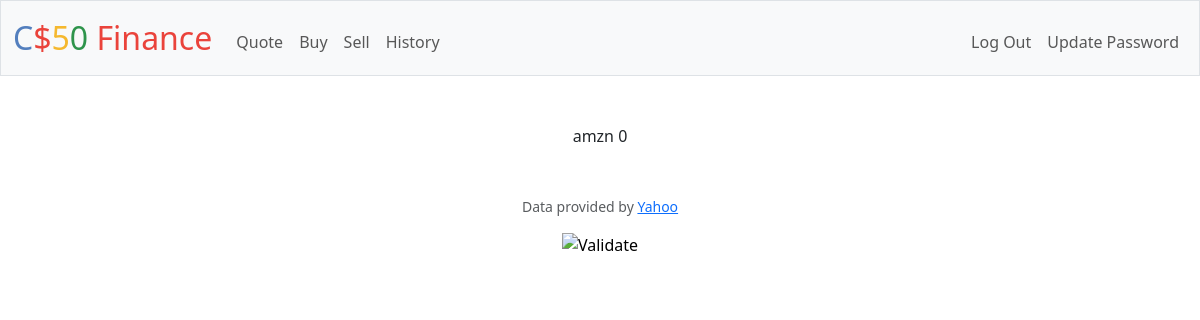
The app's page / (signed in), older data.
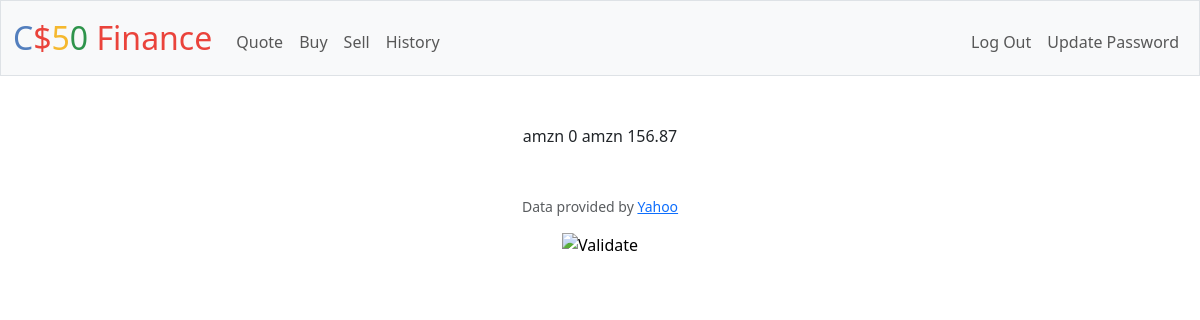
The same page, newer data.
### tables this page shows
CREATE TABLE 'portfolio' ('id' INTEGER NOT NULL, username TEXT NOT NULL, symbol TEXT NOT NULL,'amount' INTEGER NOT NULL,'UserId' INTEGER NOT NULL, 'price_per_share' INTEGER NOT NULL DEFAULT 0, PRIMARY KEY (id), FOREIGN KEY(UserId) REFERENCES users(id));

### app.py (the view)
@app.route("/")
@login_required
def index():
    portfolio = db.execute("SELECT * FROM portfolio WHERE UserId = ?", session["user_id"])
    print(portfolio)
    return render_template("portfolio.html", results=portfolio)

### app.py (called while the page is built)
@app.after_request
def after_request(response):
    response.headers["Cache-Control"] = "no-cache, no-store, must-revalidate"
    response.headers["Expires"] = 0
    response.headers["Pragma"] = "no-cache"
    return response

### helpers.py (called while the page is built)
def login_required(f):
    @wraps(f)
    def decorated_function(*args, **kwargs):
        if session.get("user_id") is None:
            return redirect("/login")
        return f(*args, **kwargs)
    return decorated_function

### templates/portfolio.html (shortened to what this page needs)
{% extends "layout.html" %}
{% block main %}
    {% for result in results %}
    {{ result.symbol }}
    {{ result.price_per_share }}
    {% endfor %}
{% endblock %}

### templates/layout.html (shortened to what this page needs)
<!DOCTYPE html>
<html lang="en">
    <head>
        <link href="https://cdn.jsdelivr.net/npm/bootstrap@5.3.2/dist/css/bootstrap.min.css" rel="stylesheet">
        <link href="/static/styles.css" rel="stylesheet">
    </head>
    <body>
        <nav class="bg-light border navbar navbar-expand-md navbar-light">
            <div class="container-fluid">
                <a class="navbar-brand" href="/"><span class="blue">C</span><span class="red">$</span><span class="yellow">5</span><span class="green">0</span> <span class="red">Finance</span></a>
                <div class="collapse navbar-collapse" id="navbar">
                    {% if session["user_id"] %}
                        <ul class="navbar-nav me-auto mt-2">
                            <li class="nav-item"><a class="nav-link" href="/quote">Quote</a></li>
                            <li class="nav-item"><a class="nav-link" href="/buy">Buy</a></li>
                            <li class="nav-item"><a class="nav-link" href="/sell">Sell</a></li>
                            <li class="nav-item"><a class="nav-link" href="/history">History</a></li>
                        </ul>
                        <ul class="navbar-nav ms-auto mt-2">
                            <li class="nav-item"><a class="nav-link" href="/logout">Log Out</a></li>
                            <li class="nav-item"><a class="nav-link" href="/update">Update Password</a></li>
                        </ul>
                    {% else %}
                        <ul class="navbar-nav ms-auto mt-2">
                            <li class="nav-item"><a class="nav-link" href="/register">Register</a></li>
                            <li class="nav-item"><a class="nav-link" href="/login">Log In</a></li>
                        </ul>
                    {% endif %}
                </div>
            </div>
        </nav>
        <main class="container py-5 text-center">
            {% block main %}{% endblock %}
        </main>
        <footer class="mb-5">
            <p class="mb-3 small text-center text-muted">
                Data provided by <a href="https://finance.yahoo.com/">Yahoo</a>
            </p>
            <form action="https://validator.w3.org/check" class="text-center" enctype="multipart/form-data" method="post" target="_blank">
                <input alt="Validate" src="/static/I_heart_validator.png" type="image">
            </form>
        </footer>
    </body>
</html>

### static/styles.css (style rules this page uses)
nav .navbar-brand { font-size: xx-large; }
nav .navbar-brand .blue { color: #537fbe; }
nav .navbar-brand .red { color: #ea433b; }
nav .navbar-brand .yellow { color: #f5b82e; }
nav .navbar-brand .green { color: #2e944b; }

Row changes from the older to the newer data that the page shows:
added portfolio: symbol "amzn", price_per_share "156.87"
